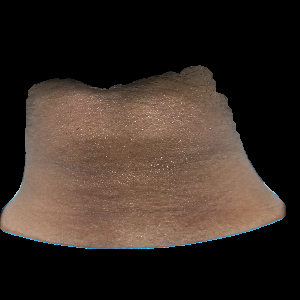
#> input picture CroppedImgs/IR000_C.png, 300 x 300 px; its folder holds only this picture in this run
$ python extract.py   (older library calls are emulated)
#> lines starting #> are read from the running program, lines starting #| are printed output that depends on the picture
from skimage.feature import graycomatrix
from skimage.feature import graycoprops
from skimage.filters import gabor
from statistics import mean
import os
import cv2
import numpy as np
import csv

for file in os.listdir('CroppedImgs/'):
    k_value = ""
    file_path = f'CroppedImgs/{file}'
    img = cv2.imread(file_path)
#> img is the input picture: shape (300, 300, 3); mean B, G, R 37.1, 44.4, 56
    base_name = file.split("_")[0]
    gray_image = cv2.cvtColor(img, cv2.COLOR_BGR2GRAY)
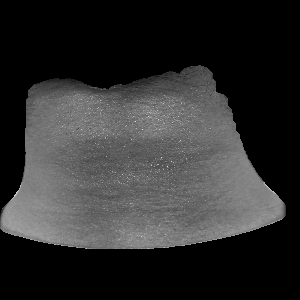
#> gray_image: shape (300, 300); min 0, max 226, mean 47

    #Calculate GLCM with specified parameters
    distances = [1]  # Distance between pixels
    angles = [0, np.pi/4, np.pi/2, 3*np.pi/4]  # Angles for pixel pairs
    levels = 256  # Number of gray levels
    symmetric = True
    normed = True

    glcm = graycomatrix(gray_image, distances, angles, levels=levels, symmetric=symmetric, normed=normed)

    cont = round(mean(graycoprops(glcm, 'contrast').ravel()),4)
#> cont = 150.9
    diss = round(mean(graycoprops(glcm, 'dissimilarity').ravel()),4)
#> diss = 4.17
    homo = round(mean(graycoprops(glcm, 'homogeneity').ravel()),4)
#> homo = 0.633
    ener = round(mean(graycoprops(glcm, 'energy').ravel()),4)
#> ener = 0.569
    corr = round(mean(graycoprops(glcm, 'correlation').ravel()),4)
#> corr = 0.976
    asm = round(mean(graycoprops(glcm, 'ASM').ravel()),4)
#> asm = 0.324

    frequencies = [0.1, 0.3, 0.5]
    kernels = []

    # Generate Gabor filter kernels
    for frequency in frequencies:
        for theta in angles:
            kernel = np.real(gabor(gray_image, frequency, theta=theta))
            kernels.append(np.mean(kernel))
#> after the loop, kernels = [7.91, 7.62, 19.13, 6.9, 10.92, 13.61, 19.58, 13.94, 9.05, 17.4, 14.11, 17.61]

    # Convert the list of Gabor features to a numpy array
    gabor_features = np.array(kernels)
#> gabor_features has the same summary as kernels

    # Convert the cropped image to CMYK color space manually
    b, g, r = cv2.split(img)
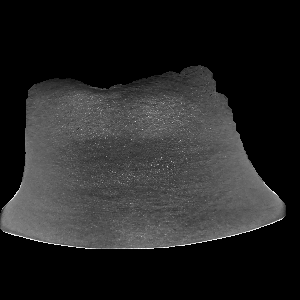
#> b: shape (300, 300); min 0, max 255, mean 37.1
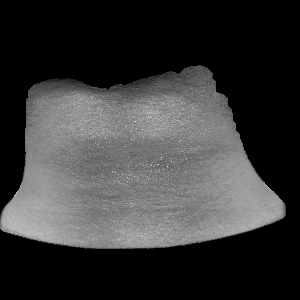
#> r: shape (300, 300); min 0, max 240, mean 56
    c = 255 - r
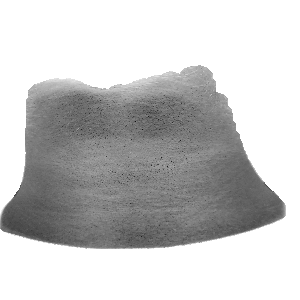
#> c: shape (300, 300); min 15, max 255, mean 199
    m = 255 - g
    y = 255 - b
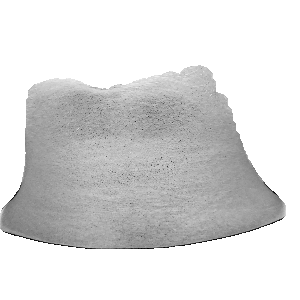
#> y: shape (300, 300); min 0, max 255, mean 217.9
    k = np.minimum(np.minimum(c, m), y)
    c = cv2.subtract(c, k)
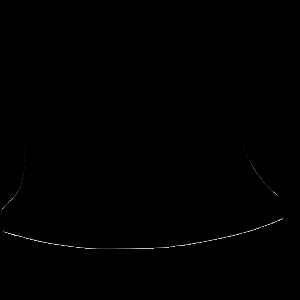
#> c: shape (300, 300); min 0, max 216, mean 0.5
    m = cv2.subtract(m, k)
    y = cv2.subtract(y, k)
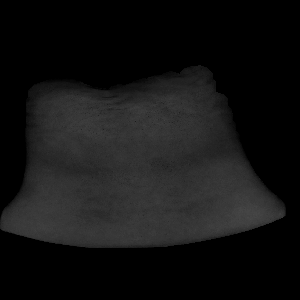
#> y: shape (300, 300); min 0, max 71, mean 19.5

    # Compute the average value of the K channel
    k_value = np.mean(k)
#> k_value = 198.4

    data = [{'Basename':base_name,
             'Contrast': cont, 'Dissimilarity': diss, 'Homogeneity':homo,
             'Energy':ener, 'Correlation':corr,'ASM':asm,
             'Gabor1':round(gabor_features[0],4),'Gabor2':round(gabor_features[1],4),'Gabor3':round(gabor_features[2],4),
             'Gabor4':round(gabor_features[3],4),'Gabor5':round(gabor_features[4],4),'Gabor6':round(gabor_features[5],4),
             'Gabor7':round(gabor_features[6],4),'Gabor8':round(gabor_features[7],4),'Gabor9':round(gabor_features[8],4),
             'Gabor10':round(gabor_features[9],4),'Gabor11':round(gabor_features[10],4),'k-Value':round(k_value,4),
            }]

    header_names = ['Basename','Contrast', 'Dissimilarity','Homogeneity','Energy','Correlation', 'ASM',
                    'Gabor1','Gabor2','Gabor3','Gabor4','Gabor5','Gabor6','Gabor7','Gabor8',
                    'Gabor9','Gabor10','Gabor11','k-Value']

    csv_file_path = 'data.csv'
    file_exists = os.path.exists(csv_file_path)

    with open(csv_file_path, mode='a', newline='') as file:
        writer = csv.DictWriter(file, fieldnames=header_names)

        # Write header if the file is newly created
        if not file_exists:
            writer.writeheader()

        # Write rows
        for row in data:
            writer.writerow(row)
#> this loop made 1 pass

$ run again, on CroppedImgs/IR005_C.png
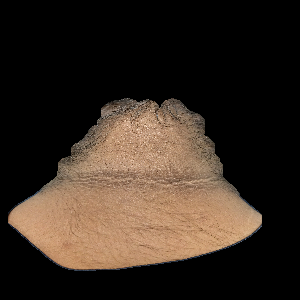
#> input picture CroppedImgs/IR005_C.png, 300 x 300 px
#> img is the input picture: shape (300, 300, 3); mean B, G, R 33.2, 42.6, 54.1
#> `gray_image = cv2.cvtColor(img, cv2.COLOR_BGR2GRAY)`:
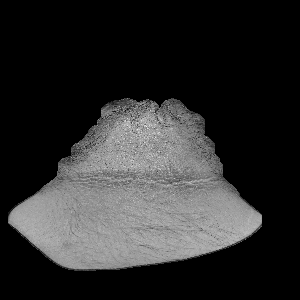
#> gray_image: shape (300, 300); min 0, max 241, mean 45
#> cont = 173
#> diss = 4.92
#> homo = 0.708
#> ener = 0.678
#> corr = 0.981
#> asm = 0.46
#> after the loop `for frequency in frequencies:`: kernels = [7.99, 11.39, 19.46, 12.56, 14.44, 16.15, 19.29, 18.28, 10.39, 20.85, 12.23, 21.23]
#> gabor_features has the same summary as kernels
#> `y = cv2.subtract(y, k)`:
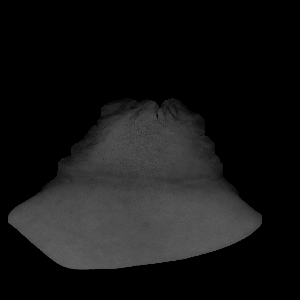
#> y: shape (300, 300); min 0, max 98, mean 21.1
#> k_value = 200.8
#> the loop `for row in data:` made 1 pass

$ run again, on CroppedImgs/IR006_C.png
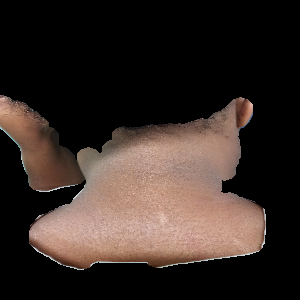
#> input picture CroppedImgs/IR006_C.png, 300 x 300 px
#> img is the input picture: shape (300, 300, 3); mean B, G, R 37.6, 42.6, 54
#> `gray_image = cv2.cvtColor(img, cv2.COLOR_BGR2GRAY)`:
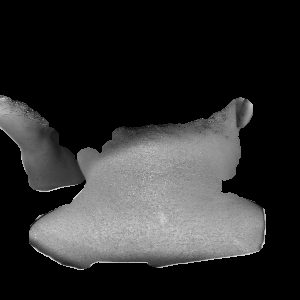
#> gray_image: shape (300, 300); min 0, max 226, mean 45.4
#> cont = 213.5
#> diss = 3.63
#> homo = 0.713
#> ener = 0.659
#> corr = 0.977
#> asm = 0.434
#> after the loop `for frequency in frequencies:`: kernels = [11.57, 12.2, 17.1, 12.49, 9.27, 10.01, 12.74, 10.4, 6.33, 11.43, 8.21, 11.63]
#> gabor_features has the same summary as kernels
#> `y = cv2.subtract(y, k)`:
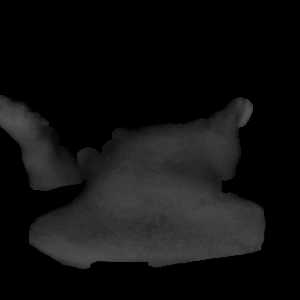
#> y: shape (300, 300); min 0, max 86, mean 16.5
#> k_value = 201
#> the loop `for row in data:` made 1 pass

$ run again, on CroppedImgs/IR007_C.png
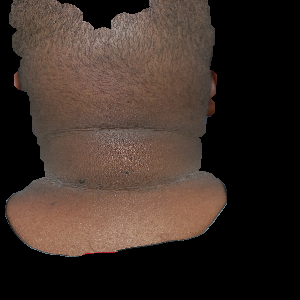
#> input picture CroppedImgs/IR007_C.png, 300 x 300 px
#> img is the input picture: shape (300, 300, 3); mean B, G, R 39.3, 46.1, 59.3
#> cont = 131.8
#> diss = 4.86
#> homo = 0.558
#> ener = 0.483
#> corr = 0.974
#> asm = 0.234
#> after the loop `for frequency in frequencies:`: kernels = [13.4, 10.25, 14.32, 10.85, 17.51, 14.25, 14.63, 15.16, 13.55, 20.49, 12.62, 20.46]
#> gabor_features has the same summary as kernels
#> `y = cv2.subtract(y, k)`:
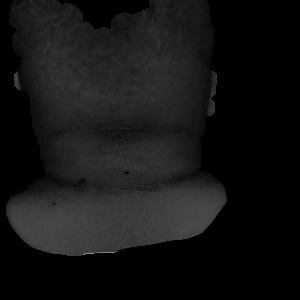
#> y: shape (300, 300); min 0, max 147, mean 20.1
#> k_value = 195.6
#> the loop `for row in data:` made 1 pass
